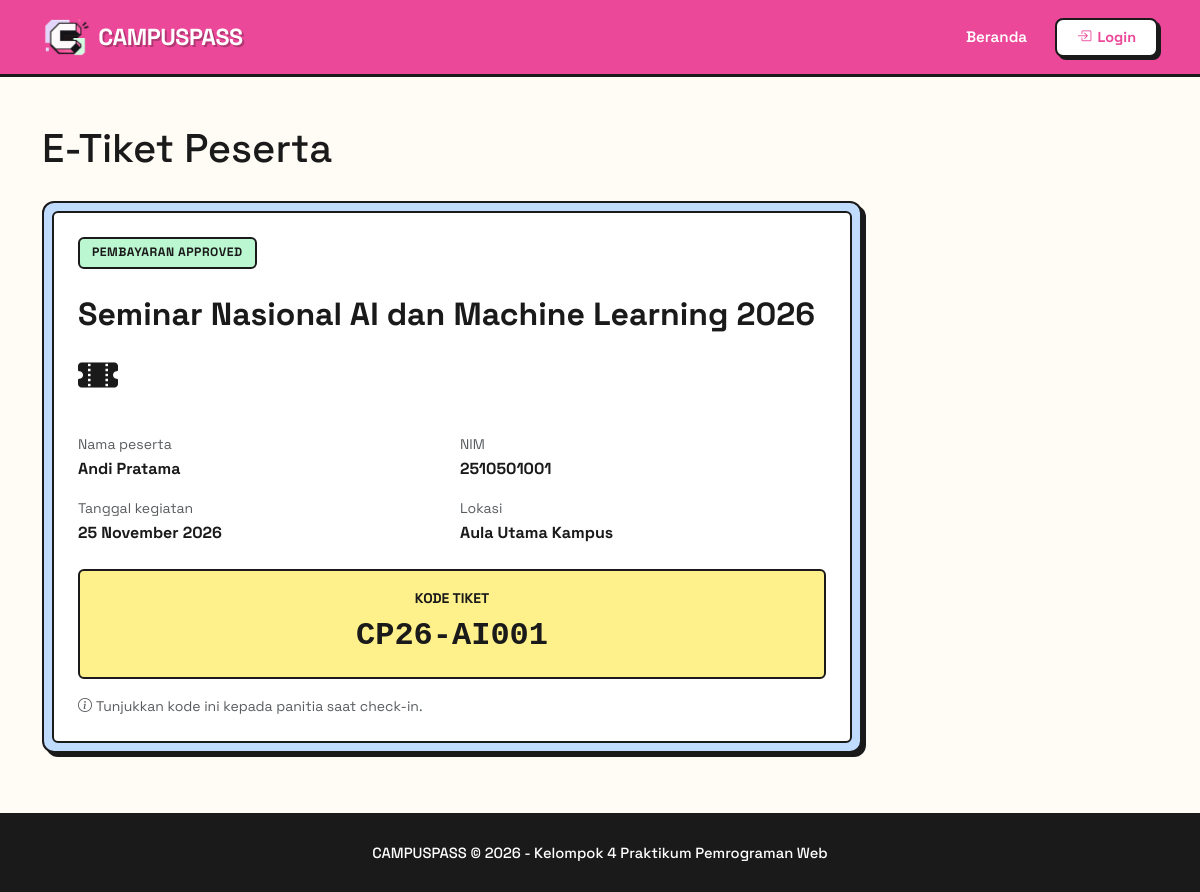
The app's page /peserta/tiket.php?kode=CP26-AI001 with its own data.
### tables this page shows
CREATE TABLE `pendaftaran` (
  `id` int(10) UNSIGNED NOT NULL,
  `event_id` int(10) UNSIGNED NOT NULL,
  `nama_lengkap` varchar(100) NOT NULL,
  `nim` varchar(20) NOT NULL,
  `email` varchar(100) NOT NULL,
  `no_whatsapp` varchar(20) NOT NULL,
  `fakultas` varchar(100) NOT NULL,
  `jurusan` varchar(100) NOT NULL,
  `bukti_pembayaran` varchar(255) DEFAULT NULL,
  `ktm_file` varchar(255) DEFAULT NULL,
  `kode_tiket` varchar(50) NOT NULL,
  `status_bayar` enum('Pending','Approved','Rejected') NOT NULL DEFAULT 'Pending',
  `status_kehadiran` enum('Belum Hadir','Hadir') NOT NULL DEFAULT 'Belum Hadir',
  `waktu_pendaftaran` timestamp NOT NULL DEFAULT current_timestamp()
);

CREATE TABLE `events` (
  `id` int(10) UNSIGNED NOT NULL,
  `judul_event` varchar(150) NOT NULL,
  `kategori` varchar(50) NOT NULL,
  `deskripsi` text NOT NULL,
  `tanggal_kegiatan` datetime NOT NULL,
  `lokasi` varchar(150) NOT NULL,
  `kuota_maksimal` int(10) UNSIGNED NOT NULL,
  `biaya_pendaftaran` decimal(12,2) NOT NULL DEFAULT 0.00,
  `narahubung` varchar(100) NOT NULL,
  `poster_file` varchar(255) DEFAULT NULL,
  `created_by` int(10) UNSIGNED DEFAULT NULL,
  `created_at` timestamp NOT NULL DEFAULT current_timestamp()
);

### includes/functions.php (called while the page is built, shortened)
<?php
function e(?string $value): string
{
    return htmlspecialchars($value ?? '', ENT_QUOTES, 'UTF-8');
}
function format_date_id(string $date): string
{
    $months = [
        1 => 'Januari',
        2 => 'Februari',
        3 => 'Maret',
        4 => 'April',
        5 => 'Mei',
        6 => 'Juni',
        7 => 'Juli',
        8 => 'Agustus',
        9 => 'September',
        10 => 'Oktober',
        11 => 'November',
        12 => 'Desember',
    ];
    $timestamp = strtotime($date);
    $day = date('d', $timestamp);
    $month = $months[(int) date('n', $timestamp)];
    $year = date('Y', $timestamp);
    return $day . ' ' . $month . ' ' . $year;
}

### peserta/tiket.php (the view, shortened to what this page needs)
<?php
require_once __DIR__ . '/../config/database.php';
require_once __DIR__ . '/../includes/functions.php';
$ticket = null;
$ticketId = filter_input(INPUT_GET, 'id', FILTER_VALIDATE_INT);
$ticketCode = strtoupper(trim((string) ($_GET['kode'] ?? '')));
if ($ticketId === false || $ticketId === null) {
    $ticketId = null;
}
if ($ticketId === null && $ticketCode === '') {
    $error = 'Masukkan kode tiket untuk melihat e-tiket.';
} elseif ($ticketCode !== '' && !preg_match('/^[A-Z0-9-]{3,50}$/', $ticketCode)) {
    $error = 'Format kode tiket tidak valid.';
} else {
    if ($ticketId !== null) {
        $stmt = $conn->prepare(
            "SELECT p.id, p.nama_lengkap, p.nim, p.kode_tiket, p.status_bayar,
                    p.status_kehadiran, e.judul_event, e.tanggal_kegiatan, e.lokasi
             FROM pendaftaran p
             INNER JOIN events e ON e.id = p.event_id
             WHERE p.id = ? AND p.status_bayar = 'Approved'
             LIMIT 1"
        );
        $stmt->bind_param('i', $ticketId);
    } else {
        $stmt = $conn->prepare(
            "SELECT p.id, p.nama_lengkap, p.nim, p.kode_tiket, p.status_bayar,
                    p.status_kehadiran, e.judul_event, e.tanggal_kegiatan, e.lokasi
             FROM pendaftaran p
             INNER JOIN events e ON e.id = p.event_id
             WHERE p.kode_tiket = ? AND p.status_bayar = 'Approved'
             LIMIT 1"
        );
        $stmt->bind_param('s', $ticketCode);
    }
    $stmt->execute();
    $ticket = $stmt->get_result()->fetch_assoc() ?: null;
}
require_once __DIR__ . '/../includes/header.php';
require_once __DIR__ . '/../includes/navbar.php';
?>
<main class="container my-5">
    <div class="section-heading">
        <h1 class="mb-0">E-Tiket Peserta</h1>
    </div>
    <?php if ($ticket === null): ?>
        <div class="card-neo p-4" style="max-width: 680px;">
            <form method="get" class="row g-3">
                <div class="col-12">
                    <label for="kode" class="form-label-neo">Kode tiket</label>
                    <input type="text" name="kode" id="kode" class="form-control-neo text-uppercase" placeholder="Contoh: CP-ABC123" value="<?= e($ticketCode) ?>" required>
                </div>
                <div class="col-12"><button type="submit" class="btn-neo"><i class="bi bi-ticket-perforated-fill me-1"></i>Lihat E-Tiket</button></div>
            </form>
        </div>
    <?php else: ?>
        <div class="card-neo bg-neo-blue p-2" style="max-width: 820px;">
            <div class="card-body bg-white rounded-2 border-neo p-4">
                <div class="d-flex flex-wrap justify-content-between gap-2 align-items-start mb-4">
                    <div>
                        <span class="badge-neo badge-success">PEMBAYARAN APPROVED</span>
                        <h2 class="fw-bold mt-3 mb-1"><?= e($ticket['judul_event']) ?></h2>
                    </div>
                    <i class="bi bi-ticket-perforated-fill fs-1"></i>
                </div>
                <div class="row g-3 mb-4">
                    <div class="col-md-6"><small class="text-muted d-block">Nama peserta</small><strong><?= e($ticket['nama_lengkap']) ?></strong></div>
                    <div class="col-md-6"><small class="text-muted d-block">NIM</small><strong><?= e($ticket['nim']) ?></strong></div>
                    <div class="col-md-6"><small class="text-muted d-block">Tanggal kegiatan</small><strong><?= e(format_date_id($ticket['tanggal_kegiatan'])) ?></strong></div>
                    <div class="col-md-6"><small class="text-muted d-block">Lokasi</small><strong><?= e($ticket['lokasi']) ?></strong></div>
                </div>
                <div class="border-neo rounded-2 bg-neo-yellow p-3 text-center">
                    <small class="text-uppercase fw-bold d-block">Kode tiket</small>
                    <strong class="font-monospace fs-2"><?= e($ticket['kode_tiket']) ?></strong>
                </div>
                <p class="small text-muted mt-3 mb-0"><i class="bi bi-info-circle me-1"></i>Tunjukkan kode ini kepada panitia saat check-in.</p>
            </div>
        </div>
    <?php endif; ?>
</main>
<?php require_once __DIR__ . '/../includes/footer.php'; ?>

### css/style.css (style rules this page uses)
:root { --pink: #EC4899; --pink-light: #FCE7F3; --yellow: #FEF08A; --green: #BBF7D0; --blue: #BFDBFE; --purple: #DDD6FE; --orange: #FED7AA; --bg: #FFFBF5; --text: #1a1a1a; --border: #1a1a1a; --shadow: 4px 4px 0px #1a1a1a; --shadow-lg: 6px 6px 0px #1a1a1a; --radius: 12px; }
*, *::before, *::after { box-sizing: border-box; }
body { margin: 0; font-family: 'Space Grotesk', -apple-system, BlinkMacSystemFont, sans-serif; background-color: var(--bg); color: var(--text); line-height: 1.6; -webkit-font-smoothing: antialiased; }
.section-heading, .section-header { font-size: 1.85rem; font-weight: 700; margin-bottom: 28px; display: flex; align-items: center; justify-content: space-between; flex-wrap: wrap; gap: 12px; }
.event-card, .card-neo, .card-campuspass { background: #fff; border: 2.5px solid var(--border); border-radius: var(--radius); box-shadow: var(--shadow); overflow: hidden; transition: all 0.15s ease; height: 100%; display: flex; flex-direction: column; }
.event-card .card-body, .card-neo .card-body, .card-campuspass .card-body { padding: 18px 20px; flex: 1; display: flex; flex-direction: column; }
.badge-neo, .badge-seminar, .badge-workshop, .badge-lomba, .badge-webinar { display: inline-block; padding: 4px 12px; border-radius: 6px; border: 2px solid var(--border); font-weight: 700; font-size: 0.76rem; text-transform: uppercase; letter-spacing: 0.5px; margin-bottom: 10px; color: var(--text); width: fit-content; }
.badge-success { background: var(--green); border: 2px solid var(--border); color: var(--text); }
.bg-neo-yellow { background-color: var(--yellow) !important; }
.bg-neo-blue { background-color: var(--blue) !important; }
.border-neo { border: 2.5px solid var(--border) !important; }

### records on screen
pendaftaran: event.judul_event "Seminar Nasional AI dan Machine Learning 2026", nama_lengkap "Andi Pratama", nim "2510501001", event.tanggal_kegiatan "25 November 2026", event.lokasi "Aula Utama Kampus", kode_tiket "CP26-AI001"
